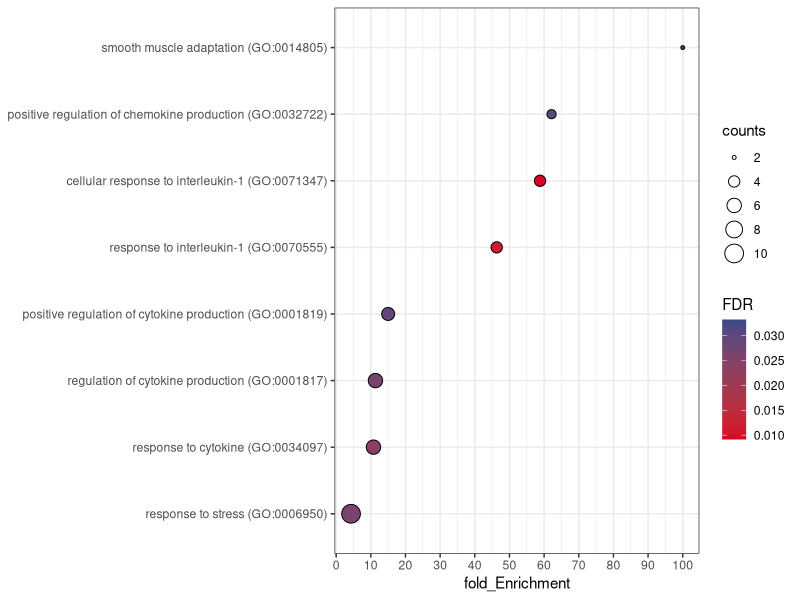

Write R code to recreate this figure.
library(ggplot2)
setwd("~/zhangyi_rat/rat")
a<-read.table("Enrichment_plot.txt", head=TRUE, sep="\t")
S1<- ggplot(a, aes(x= fold_Enrichment, y=reorder(GO, fold_Enrichment), size=counts,fill=FDR)) + geom_point(shape = 21) +theme_bw() +theme()
#S1 = S1+scale_color_gradient(low = "red2",  high = "mediumblue", space = "Lab")
#S1<-S1 + theme(axis.title.x =element_text(face="bold", size=20), axis.title.y=element_text(face="bold",size=10))
#S1


S1=S1+ scale_fill_continuous(low = '#d90424', high = '#374a89')+scale_x_continuous(
  labels = scales::number_format(accuracy = 0.1))+ theme(axis.title.y = element_blank())+xlab("fold_Enrichment")+scale_x_continuous(breaks = seq(0, 100, by = 10))
S1